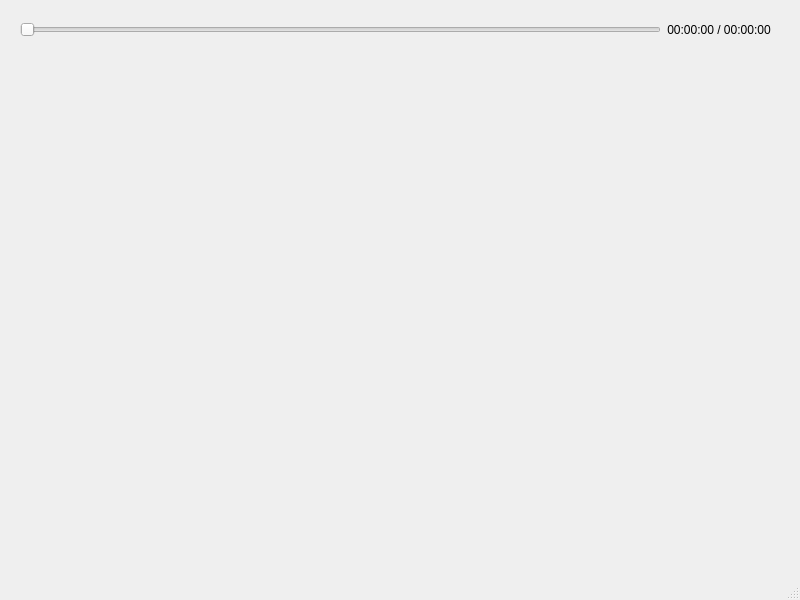
<?xml version="1.0" encoding="UTF-8"?>
<ui version="4.0">
 <class>MainWindow</class>
 <widget class="QMainWindow" name="MainWindow">
  <property name="geometry">
   <rect>
    <x>0</x>
    <y>0</y>
    <width>800</width>
    <height>600</height>
   </rect>
  </property>
  <property name="windowTitle">
   <string>MainWindow</string>
  </property>
  <widget class="QWidget" name="centralwidget">
   <widget class="QWidget" name="">
    <property name="geometry">
     <rect>
      <x>20</x>
      <y>20</y>
      <width>751</width>
      <height>20</height>
     </rect>
    </property>
    <layout class="QHBoxLayout" name="horizontalLayout">
     <item>
      <widget class="QSlider" name="playbackSlider">
       <property name="orientation">
        <enum>Qt::Horizontal</enum>
       </property>
       <property name="tickPosition">
        <enum>QSlider::NoTicks</enum>
       </property>
      </widget>
     </item>
     <item>
      <widget class="QLabel" name="playbackLabel">
       <property name="text">
        <string>00:00:00 / 00:00:00</string>
       </property>
       <property name="alignment">
        <set>Qt::AlignCenter</set>
       </property>
      </widget>
     </item>
    </layout>
   </widget>
  </widget>
  <widget class="QMenuBar" name="menubar">
   <property name="geometry">
    <rect>
     <x>0</x>
     <y>0</y>
     <width>800</width>
     <height>21</height>
    </rect>
   </property>
  </widget>
  <widget class="QStatusBar" name="statusbar"/>
 </widget>
 <resources/>
 <connections/>
</ui>
